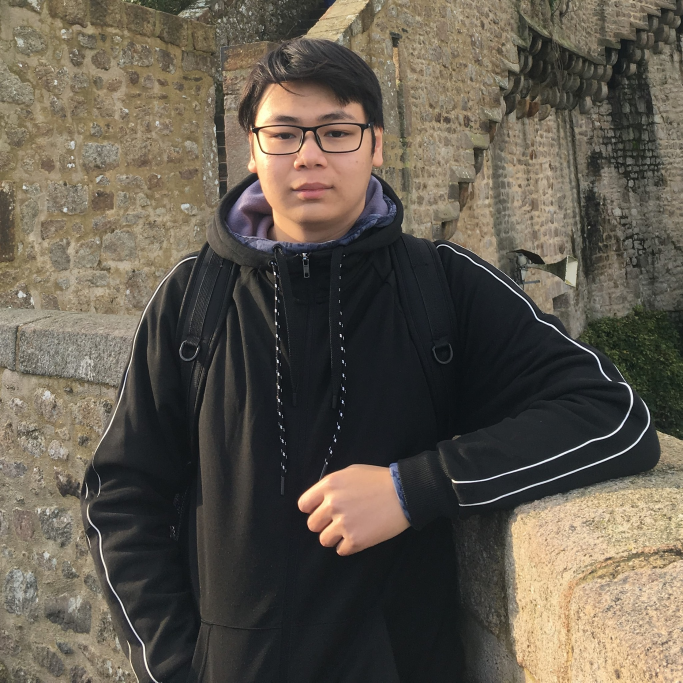
#> input picture images/selfie_picture.jpg, 2048 x 2047 px (shown at 1/3 size)
$ python TestCode_opencv-03-crop_image.py
#> lines starting #> are read from the running program, lines starting #| are printed output that depends on the picture

# import packages
import cv2
import matplotlib.pyplot as plt


# load sample image
image = cv2.imread("images/selfie_picture.jpg")
#> image is the input picture: shape (2047, 2048, 3); mean B, G, R 78, 89.4, 96.6


# display loaded image
plt.title('Original Image')
plt.imshow(image)


# crop image
cropped = image[100:1200, 0:1500]
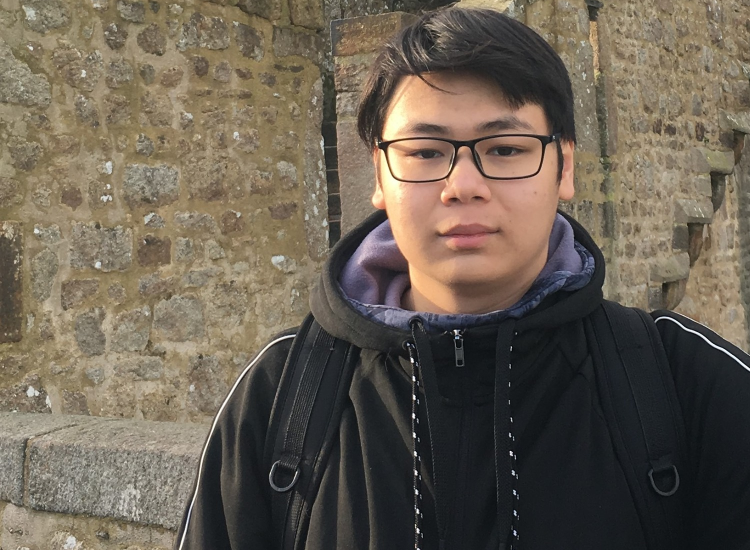
#> cropped: shape (1100, 1500, 3) (shown at 1/2 size); mean B, G, R 83.2, 96.5, 106.4


# display cropped image
plt.title('Cropped Image')
plt.imshow(cropped)
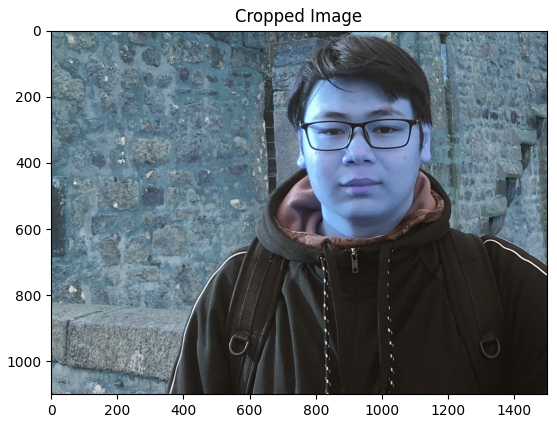
#> figure drawn by matplotlib, 1 panel; B, G, R data is drawn as R, G, B
